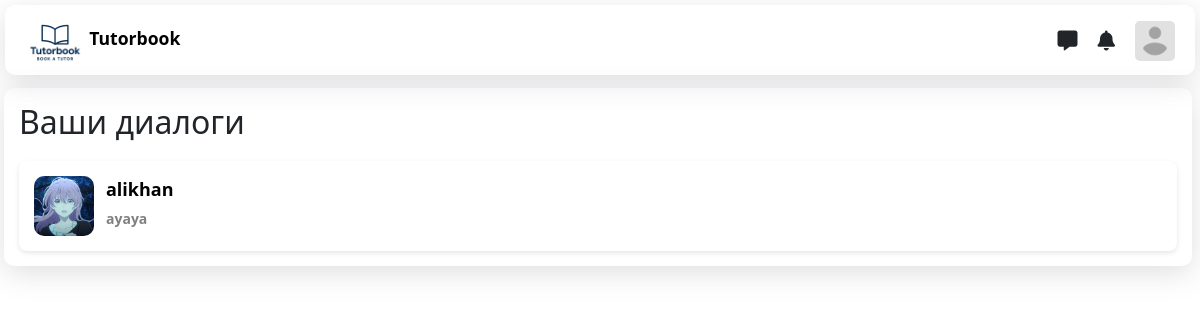
The page /chat/teacher/dialogs/ (signed in) on the database its author committed.
### teacher/models.py (models this page shows, shortened)
class Teacher(models.Model):
    user = models.OneToOneField(settings.AUTH_USER_MODEL, on_delete=models.CASCADE)
    bio = models.TextField()
    subject = models.ManyToManyField(Subject)
    price_per_hous = models.IntegerField()
    work_experience = models.IntegerField()
    avatar = models.ImageField(upload_to='avatars', default='avatar_threshold.png')
    education = models.CharField(max_length=255, verbose_name="Образование", blank=True)
    video_intro = models.URLField(blank=True, null=True)
    languages = models.CharField(max_length=255, blank=True, verbose_name="Языки преподавания")
    rating = models.FloatField(default=0.0, null=True, blank=True)
    review_count = models.PositiveIntegerField(default=0, null=True, blank=True)

### chat/models.py (models this page shows)
class ChatRoom(models.Model):
    student = models.ForeignKey(Student, on_delete=models.CASCADE)
    teacher = models.ForeignKey(Teacher, on_delete=models.CASCADE)
    created_at = models.DateTimeField(auto_now_add=True)

class Message(models.Model):
    chatroom = models.ForeignKey(ChatRoom, on_delete=models.CASCADE,related_name='messages' )
    sender = models.ForeignKey(CustomUser, on_delete=models.CASCADE)
    text = models.TextField()
    timestamp = models.DateTimeField(auto_now_add=True)

### student/models.py (models this page shows, shortened)
class Student(models.Model):
    user = models.OneToOneField(settings.AUTH_USER_MODEL, on_delete=models.CASCADE)
    avatar = models.ImageField(upload_to='static/images/avatars', default='static/images/avatar_threshold.png')

### user/models.py (models this page shows, shortened)
class CustomUser(AbstractUser):
    STUDENT = 'student'
    TEACHER = 'teacher'
    ROLE_CHOICES = [
        (STUDENT, 'Студент'),
        (TEACHER, 'Учитель'),
    ]
    role = models.CharField(max_length=10, choices=ROLE_CHOICES, default=STUDENT)
    phone_number = models.CharField(max_length=20, unique=True, null=True, blank=True)

### chat/views.py (the view)
# urls.py: path('teacher/dialogs/', views.teacher_dialogs_list, name='teacher_dialogs_list'),
def teacher_dialogs_list(request):
    teacher = get_object_or_404(Teacher, user=request.user)
    chatrooms = ChatRoom.objects.filter(teacher=teacher)
    chatrooms = chatrooms.annotate(
        last_message_time=Max('messages__timestamp')
    ).order_by('-last_message_time')
    context = {
        'chatrooms': chatrooms,
    }
    return render(request, 'chat/teacher_dialogs_list.html', context)

### chat/context_processors.py (called while the page is built)
def dialogs_processor(request):
    if not request.user.is_authenticated:
        return {}
    dialogs = []
    try:
        student = Student.objects.get(user=request.user)
        dialogs = ChatRoom.objects.filter(student=student).order_by('-id')
    except Student.DoesNotExist:
        try:
            teacher = Teacher.objects.get(user=request.user)
            dialogs = ChatRoom.objects.filter(teacher=teacher).order_by('-id')
        except Teacher.DoesNotExist:
            dialogs = []
    return {'navbar_dialogs': dialogs}

### student/context_processors.py (called while the page is built)
def user_profile_context(request):
    student_profile = None
    teacher_profile = None
    if request.user.is_authenticated:
        try:
            student_profile = Student.objects.get(user=request.user)
        except Student.DoesNotExist:
            pass
        try:
            teacher_profile = Teacher.objects.get(user=request.user)
        except Teacher.DoesNotExist:
            pass
    return {
        'student_profile': student_profile,
        'teacher_profile': teacher_profile,
    }

### chat/templates/chat/teacher_dialogs_list.html
{% extends "base.html" %}
{% load static %}
{% block content %}
<h2>Ваши диалоги</h2>
<div class="dialogs-list">
    {% for room in chatrooms %}
        <a href="{% url 'chat_room' room.id %}" class="dialog-card">
            <div class="dialog-info">
                <div class='dialog-avatar'>
                    <img src="{{ room.student.avatar.url }}" alt="">
                </div>
                <div class="dialog-username">
                    {{ room.student.user.username }}
                    {% with last_message=room.messages.last %}
                    {% if last_message %}
                        <div class="dialog-last-message">
                            {{ last_message.text|truncatechars:50 }}
                        </div>
                    {% else %}
                        <div class="dialog-last-message">
                            Нет сообщений
                        </div>
                    {% endif %}
                {% endwith %}
                </div>
            </div>
        </a>
    {% empty %}
        <p>У вас пока нет диалогов.</p>
    {% endfor %}
</div>
<link rel="stylesheet" href="{% static 'style/сhat/dialogs.css' %}">
{% endblock content %}

### templates/base.html (shortened to what this page needs)
<!DOCTYPE html>
{% load static %}
<html lang="en">
<head>
    <link rel="stylesheet" href="{% static 'style/base.css' %}">
    <link rel="stylesheet" href="https://cdn.jsdelivr.net/npm/nouislider@15.7.0/dist/nouislider.min.css">
    <link href="https://cdn.jsdelivr.net/npm/bootstrap@5.0.2/dist/css/bootstrap.min.css" rel="stylesheet">
    <link rel="stylesheet" href="https://cdnjs.cloudflare.com/ajax/libs/font-awesome/6.5.0/css/all.min.css"/>
</head>
<body>
<div class="parent">
    <div class="header">
        <a href="{% url 'teachers-list' %}" class="logo_url">
            <img src="{% static 'images/logo/logo2.png' %}" alt="" class="logo_image">
            <span class='logo_name'>Tutorbook</span>
        </a>
        <div class='icons'>
            <i class="fa-solid fa-message" onclick='toggleMenuMess()'></i>
            <i class="fa-solid fa-bell" onclick='toggleMenuNot()'></i>
            {% if student_profile and student_profile.avatar %}
            <img src="{{ student_profile.avatar.url }}" alt="Student Avatar" class="navbar-avatar" onclick='toggleMenu()' id='avatar'>
            {% elif teacher_profile and teacher_profile.avatar %}
                <img src="{{ teacher_profile.avatar.url }}" alt="Teacher Avatar" class="navbar-avatar" onclick='toggleMenu()' id='avatar'>
            {% else %}
                <img src="{% static 'images/avatar_threshold.png' %}" alt="Default Avatar" class="navbar-avatar" onclick='toggleMenu()' id='avatar'>
            {% endif %}
        </div>
    </div>
    <div class="main">
        {% block content %}
        {% endblock content %}
    </div>
</div>
<link href="https://cdn.jsdelivr.net/npm/select2@4.1.0-rc.0/dist/css/select2.min.css" rel="stylesheet" />
</body>
</html>

### static/style/base.css (style rules this page uses)
.parent { display: grid; grid-template-columns: 250px 1fr; grid-template-rows: 80px 1fr; gap: 8px; }
.header { display: flex; justify-content: space-between; grid-column: span 5 / span 5; grid-column-start: 1; grid-row-start: 1; border-radius: 10px; padding-left: 1.25rem; align-items: center; padding-top: 0.60rem; margin: 5px; box-shadow: rgba(100, 100, 111, 0.2) 0px 7px 29px 0px; }
.header a { text-decoration: none; top: 5px; }
.logo_url { margin-bottom: 7px; }
.navbar-avatar { width: 40px; height: 40px; object-fit: cover; margin-right: 20px; margin-bottom: 8px; border-radius: 5px; }
.logo_image { max-width: 60px; }
.logo_name { font-size: 1.1rem; font-weight: 600; color: #000; }
.main { grid-column: span 4 / span 4; grid-row: span 4 / span 4; grid-row-start: 2; box-shadow: rgba(100, 100, 111, 0.2) 0px 7px 29px 0px; padding: 15px; border-radius: 10px; margin-left: 4px; }
.icons { display: flex; gap: 20px; }
.icons i { font-size: 20px; margin-top: 10px; }
.dialog-card { overflow: hidden; display: flex; flex-direction: row; gap: 12px; width: 100%; padding: 10px; }
.dialog-avatar img { width: 60px; border-radius: 10px; }
.dialog-last-message { font-size: 12px; color: gray; margin-top: 3px; }
.dialog-username { font-weight: bold; font-size: 16px; }

### static/style/сhat/dialogs.css (style rules this page uses)
.dialogs-list { display: flex; flex-direction: column; gap: 15px; margin-top: 20px; }
.dialog-card { padding: 15px; background: white; border-radius: 8px; box-shadow: 0 2px 5px rgba(0,0,0,0.1); text-decoration: none; color: black; }
.dialog-info { display: flex; flex-direction: row; gap: 12px; }
.dialog-avatar img { width: 60px; border-radius: 10px; }
.dialog-username { font-weight: bold; font-size: 18px; }
.dialog-last-message { font-size: 14px; color: gray; margin-top: 5px; }

### rows shown on the page
Teacher: avatar (picture)
ChatRoom: student.avatar (picture), student.user.username "alikhan", messages.last.text "ауауа"
